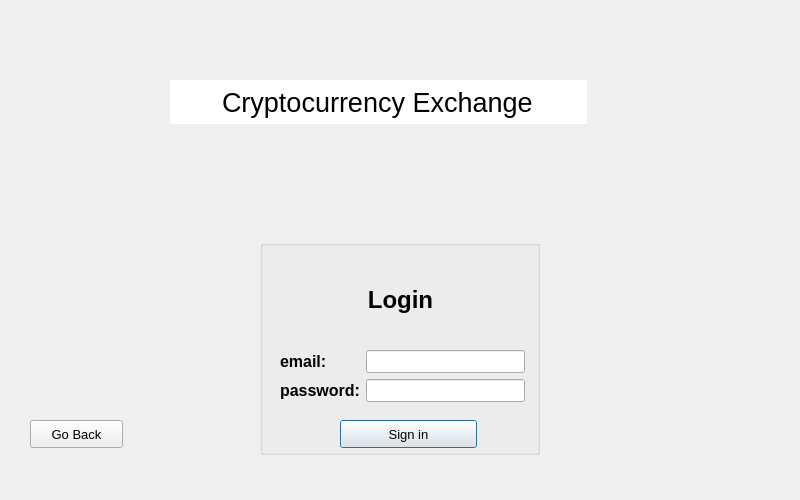
<?xml version="1.0" encoding="UTF-8"?>
<ui version="4.0">
 <class>loginDialog</class>
 <widget class="QDialog" name="loginDialog">
  <property name="geometry">
   <rect>
    <x>0</x>
    <y>0</y>
    <width>800</width>
    <height>500</height>
   </rect>
  </property>
  <property name="font">
   <font>
    <family>Arial</family>
    <pointsize>10</pointsize>
   </font>
  </property>
  <property name="windowTitle">
   <string>Dialog</string>
  </property>
  <widget class="QGroupBox" name="groupBox">
   <property name="geometry">
    <rect>
     <x>260</x>
     <y>240</y>
     <width>280</width>
     <height>215</height>
    </rect>
   </property>
   <property name="title">
    <string/>
   </property>
   <widget class="QWidget" name="">
    <property name="geometry">
     <rect>
      <x>20</x>
      <y>110</y>
      <width>245</width>
      <height>61</height>
     </rect>
    </property>
    <layout class="QFormLayout" name="formLayout">
     <item row="0" column="0">
      <widget class="QLabel" name="emailLabel">
       <property name="font">
        <font>
         <family>Arial</family>
         <pointsize>12</pointsize>
         <weight>75</weight>
         <bold>true</bold>
        </font>
       </property>
       <property name="text">
        <string>email:</string>
       </property>
      </widget>
     </item>
     <item row="0" column="1">
      <widget class="QLineEdit" name="emailLineEdit"/>
     </item>
     <item row="1" column="0">
      <widget class="QLabel" name="passwordLabel">
       <property name="font">
        <font>
         <family>Arial</family>
         <pointsize>12</pointsize>
         <weight>75</weight>
         <bold>true</bold>
        </font>
       </property>
       <property name="text">
        <string>password:</string>
       </property>
      </widget>
     </item>
     <item row="1" column="1">
      <widget class="QLineEdit" name="passwordLineEdit">
       <property name="text">
        <string/>
       </property>
       <property name="echoMode">
        <enum>QLineEdit::Password</enum>
       </property>
      </widget>
     </item>
    </layout>
   </widget>
   <widget class="QPushButton" name="signInButton">
    <property name="geometry">
     <rect>
      <x>80</x>
      <y>180</y>
      <width>137</width>
      <height>28</height>
     </rect>
    </property>
    <property name="text">
     <string>Sign in</string>
    </property>
   </widget>
   <widget class="QWidget" name="">
    <property name="geometry">
     <rect>
      <x>20</x>
      <y>10</y>
      <width>241</width>
      <height>101</height>
     </rect>
    </property>
    <layout class="QVBoxLayout" name="verticalLayout">
     <item>
      <widget class="QLabel" name="login">
       <property name="text">
        <string>&lt;html&gt;&lt;head/&gt;&lt;body&gt;&lt;p&gt;&lt;span style=&quot; font-size:18pt; font-weight:600;&quot;&gt;Login&lt;/span&gt;&lt;/p&gt;&lt;/body&gt;&lt;/html&gt;</string>
       </property>
       <property name="alignment">
        <set>Qt::AlignCenter</set>
       </property>
      </widget>
     </item>
    </layout>
   </widget>
  </widget>
  <widget class="QLineEdit" name="title">
   <property name="geometry">
    <rect>
     <x>170</x>
     <y>80</y>
     <width>417</width>
     <height>44</height>
    </rect>
   </property>
   <property name="font">
    <font>
     <family>Arial</family>
     <pointsize>20</pointsize>
    </font>
   </property>
   <property name="text">
    <string>Cryptocurrency Exchange</string>
   </property>
   <property name="frame">
    <bool>false</bool>
   </property>
   <property name="alignment">
    <set>Qt::AlignCenter</set>
   </property>
   <property name="readOnly">
    <bool>true</bool>
   </property>
  </widget>
  <widget class="QPushButton" name="goBackButton">
   <property name="geometry">
    <rect>
     <x>30</x>
     <y>420</y>
     <width>93</width>
     <height>28</height>
    </rect>
   </property>
   <property name="font">
    <font>
     <family>Arial</family>
     <pointsize>10</pointsize>
    </font>
   </property>
   <property name="text">
    <string>Go Back</string>
   </property>
  </widget>
 </widget>
 <resources/>
 <connections/>
</ui>
